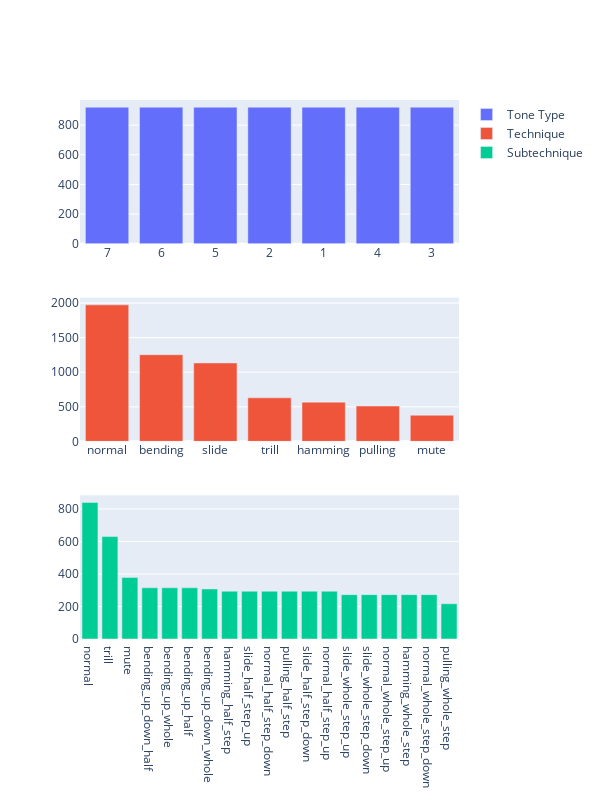

This figure's notebook cell:
### Markdown cell above
## 4. Data Distribution

### Code cell
tone_count = pd.DataFrame(pd.value_counts(df2['tone_type'])).reset_index()
technique_count = pd.DataFrame(pd.value_counts(df2['technique'])).reset_index()
subtechnique_count = pd.DataFrame(pd.value_counts(df2['subtechnique'])).reset_index()

fig = make_subplots(rows=3, cols=1)
fig.add_trace(go.Bar(x=tone_count['index'], y=tone_count['tone_type'], name='Tone Type'), row=1, col=1)
fig.add_trace(go.Bar(x=technique_count['index'], y=technique_count['technique'], name='Technique'), row=2, col=1)
fig.add_trace(go.Bar(x=subtechnique_count['index'], y=subtechnique_count['subtechnique'], name='Subtechnique'), row=3, col=1)
fig.update_layout(height=800, width=600)
fig.show()

### Figure 1 — Plotly figure (JSON) as saved in the notebook; plotly's stock layout.template omitted (floating-point values rounded to 4 significant figures)
{"data": [{"name": "Tone Type", "type": "bar", "x": ["7", "6", "5", "2", "1", "4", "3"], "xaxis": "x", "y": [921, 921, 921, 921, 921, 921, 921], "yaxis": "y"}, {"name": "Technique", "type": "bar", "x": ["normal", "bending", "slide", "trill", "hamming", "pulling", "mute"], "xaxis": "x2", "y": [1974, 1253, 1134, 630, 567, 511, 378], "yaxis": "y2"}, {"name": "Subtechnique", "type": "bar", "x": ["normal", "trill", "mute", "bending_up_down_half", "bending_up_whole", "bending_up_half", "bending_up_down_whole", "hamming_half_step", "slide_half_step_up", "normal_half_step_down", "pulling_half_step", "slide_half_step_down", "normal_half_step_up", "slide_whole_step_up", "slide_whole_step_down", "normal_whole_step_up", "hamming_whole_step", "normal_whole_step_down", "pulling_whole_step"], "xaxis": "x3", "y": [840, 630, 378, 315, 315, 315, 308, 294, 294, 294, 294, 294, 294, 273, 273, 273, 273, 273, 217], "yaxis": "y3"}], "layout": {"height": 800, "width": 600, "xaxis": {"anchor": "y", "domain": [0, 1]}, "xaxis2": {"anchor": "y2", "domain": [0, 1]}, "xaxis3": {"anchor": "y3", "domain": [0, 1]}, "yaxis": {"anchor": "x", "domain": [0.7333, 1]}, "yaxis2": {"anchor": "x2", "domain": [0.3667, 0.6333]}, "yaxis3": {"anchor": "x3", "domain": [0, 0.2667]}}}
